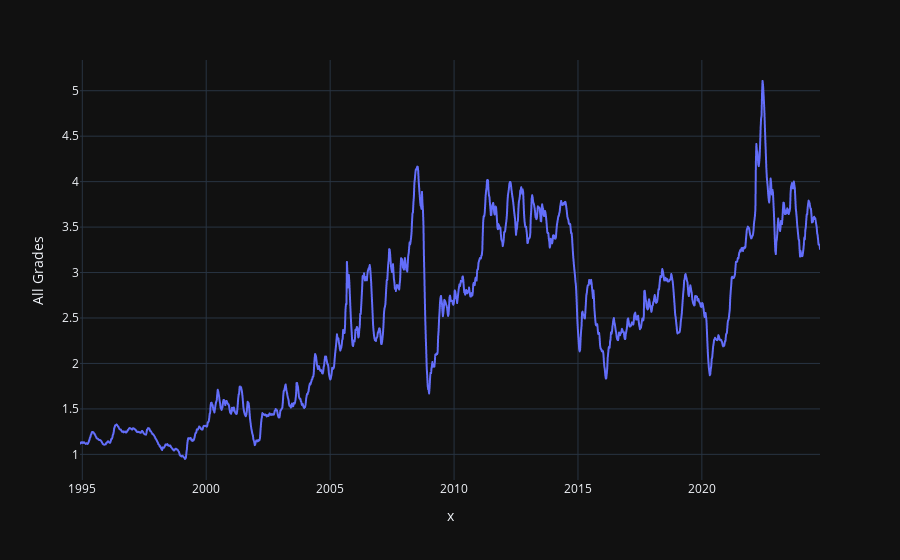

The cell this chart's notebook holds for it:
### Code cell
import plotly.express as px

fig = px.line(x=gas['Date'], y=gas['A1'], labels={'y':'All Grades'}, template='plotly_dark')
fig.show()

### Figure 1 — Plotly figure (JSON) as saved in the notebook; plotly's stock layout.template omitted (floating-point values rounded to 4 significant figures; data arrays with more than 128 entries replaced by an {"elided": "..."} marker saying what was removed)
{"data": [{"hovertemplate": "x=%{x}<br>All Grades=%{y}<extra></extra>", "legendgroup": "", "line": {"color": "#636efa", "dash": "solid"}, "marker": {"symbol": "circle"}, "mode": "lines", "name": "", "showlegend": false, "type": "scattergl", "x": {"elided": "1559 str values"}, "xaxis": "x", "y": {"elided": "1559 float values"}, "yaxis": "y"}], "layout": {"legend": {"tracegroupgap": 0}, "margin": {"t": 60}, "xaxis": {"anchor": "y", "domain": [0, 1], "title": {"text": "x"}}, "yaxis": {"anchor": "x", "domain": [0, 1], "title": {"text": "All Grades"}}}}
